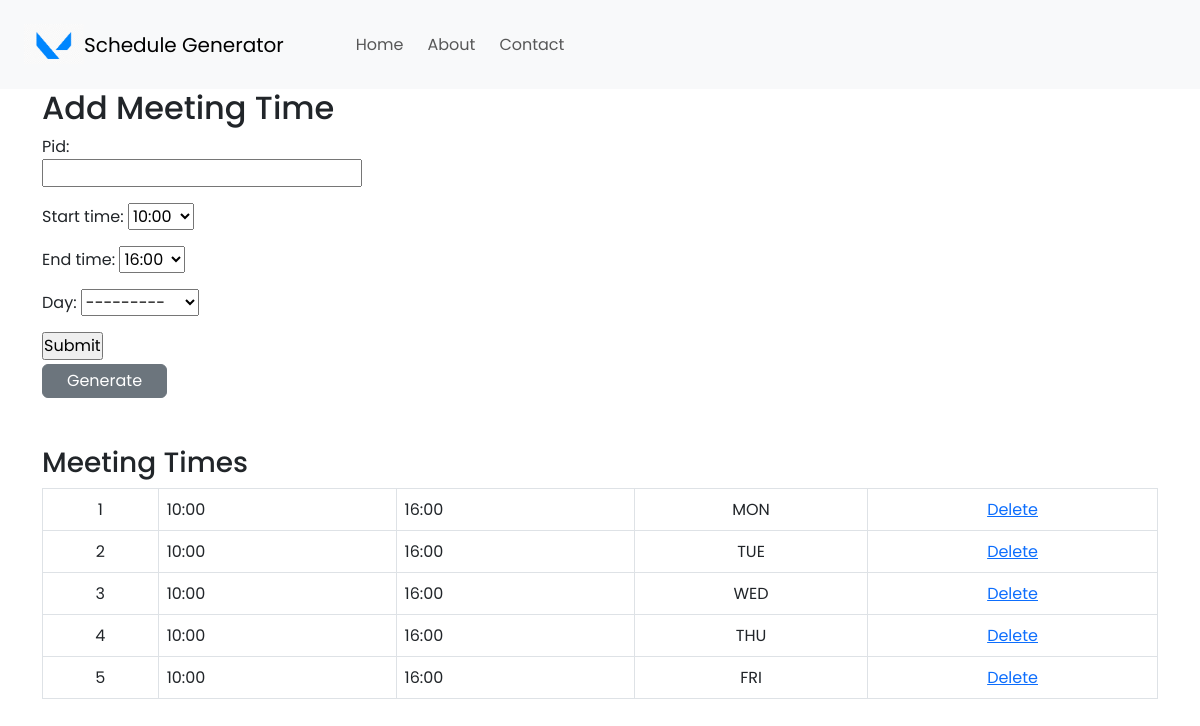
Screenshot of /add-meetingTime with the database file from the repository.
### my_app/models.py (models this page shows, shortened)
class MeetingTime(models.Model):
    pid = models.CharField(max_length=4, primary_key=True)
    start_time = models.CharField(max_length=50, choices=time_slots[:], default='10:00')
    end_time = models.CharField(max_length=50, choices=time_slots[:], default='16:00')
    day = models.CharField(max_length=15, choices=DAYS_OF_WEEK)

### my_app/views.py (the view)
# urls.py: path('add-meetingTime', views.addMeetingTime, name='add-meetingTime'),
def addMeetingTime(request):
    form = MeetingTimeForm(request.POST or None)
    if request.method == 'POST':
        if form.is_valid():
            form.save()
            all_meetingTimes = MeetingTime.objects.all
            return render(request, 'add-meetingTime.html', {'all_meetingTimes': all_meetingTimes, 'form': form })
    else:
        all_meetingTimes = MeetingTime.objects.all
        return render(request, 'add-meetingTime.html', {'all_meetingTimes': all_meetingTimes, 'form': form })

### my_app/forms.py
class MeetingTimeForm(ModelForm):
    class Meta:
        model = MeetingTime
        fields = [
            'pid',
            'start_time',
            'end_time',
            'day'
        ]
        widgets = {
            'pid': forms.TextInput(),
            'start_time': forms.Select(),
            'end_time': forms.Select(),
            'day': forms.Select(),
        }

### my_app/templates/add-meetingTime.html (shortened to what this page needs)
{% extends 'base.html' %}
{% block content %}
  <div style="width: 320px;">
    <form method="POST">
      <fieldset>
      <h2>Add Meeting Time</h2>
      <div class="tabcontent" id="new">
        {{ form.as_p }}
        <input type="submit" value="Submit" class="submit" />
      </div>
    </fieldset>
    </form>
    <button
        class="mt-1 btn btn-secondary btn-large px-4 py-1"
        onclick="window.location.href='/generateSchedule'"
    >Generate
    </button>
  </div>
  {% if all_meetingTimes %}
    <h3 class="mt-5">Meeting Times</h3>
    <table class="table table-bordered">
      {% for item in all_meetingTimes %}
        <tr>
          <td>
            <center>{{ item.pid }}</center>
          </td>
          <td>{{ item.start_time }}</td>
          <td>{{ item.end_time }}</td>
          <td>
            <center>{{ item.day }}</center>
          </td>
          <td>
            <center><a href="{% url 'delete-meetingTime' item.pid %}"> Delete</a></center>
          </td>
        </tr>
      {% endfor %}
    </table>
  {% endif %}
{% endblock %}

### my_app/static/css/home.css (style rules this page uses)
* { margin: 0; padding: 0; box-sizing: border-box; font-family: 'Poppins', sans-serif; }

### rows the page displays
MeetingTime: pid "1", start_time "10:00", end_time "16:00", day "MON"
MeetingTime: pid "2", start_time "10:00", end_time "16:00", day "TUE"
MeetingTime: pid "3", start_time "10:00", end_time "16:00", day "WED"
MeetingTime: pid "4", start_time "10:00", end_time "16:00", day "THU"
MeetingTime: pid "5", start_time "10:00", end_time "16:00", day "FRI"
